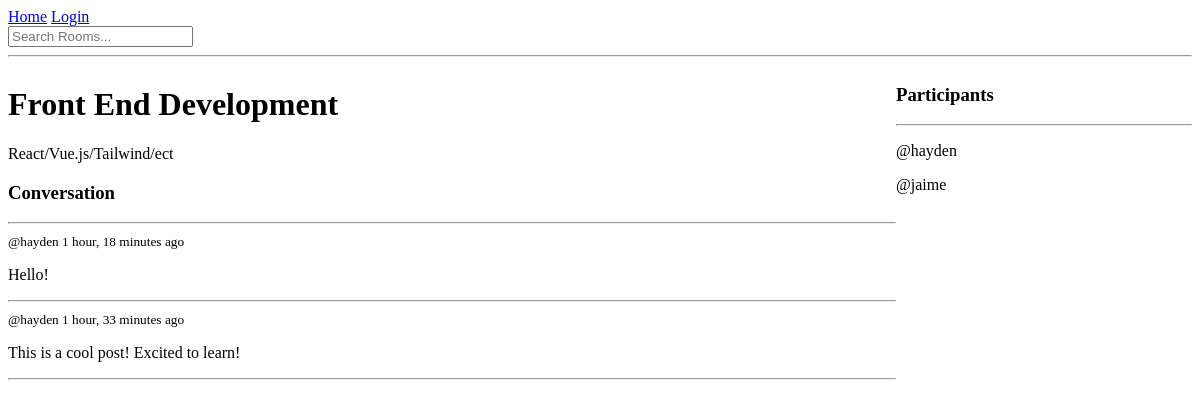
Before: /room/5/ with the older database file.
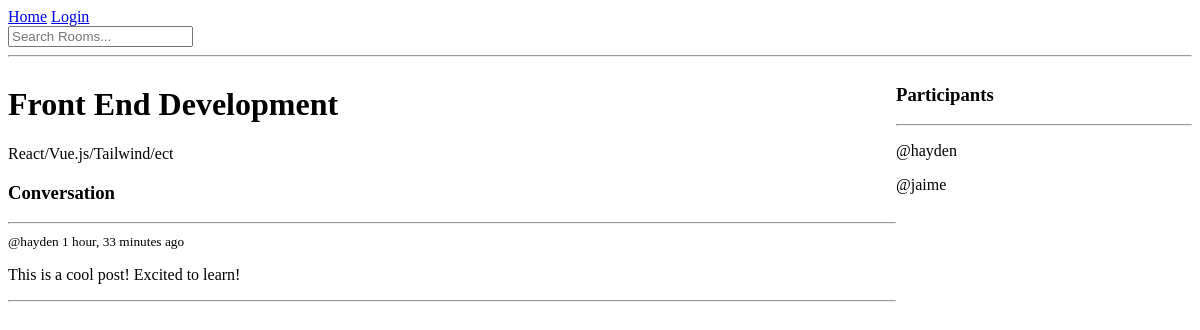
After: the same page with the newer database file.
### base/models.py (models this page shows, shortened)
class Message(models.Model):
  user = models.ForeignKey(User, on_delete=models.CASCADE)
  room = models.ForeignKey(Room, on_delete=models.CASCADE)
  body = models.TextField()
  updated = models.DateTimeField(auto_now=True)
  created = models.DateTimeField(auto_now_add=True)
  class Meta:
    ordering = ['-updated', '-created']

### base/views.py (the view, shortened to what this page needs)
# urls.py: path('room/<str:pk>/', views.room, name="room"),
def room(req, pk):
  room = Room.objects.get(id=pk)
  room_messages = room.message_set.all()
  participants = room.participants.all()
  context = {'room': room, 'room_messages': room_messages, 'participants': participants}
  return render(req, 'base/room.html', context)

### base/templates/base/room.html (shortened to what this page needs)
{% extends 'main.html' %} {% block content %}
<div class="room-container">
  <div>
    <h1>{{room.name}}</h1>
    <p>{{room.description}}</p>
    <div class="comment-wrapper">
      <h3>Conversation</h3>
      <hr />
      {% for message in room_messages %}
      <div>
        <small>@{{message.user}} {{message.created|timesince}} ago</small>
        <p>{{message.body}}</p>
        <hr />
      </div>
      {% endfor %}
    </div>
  </div>
  <div>
    <h3>Participants</h3>
    <hr />
    {% for user in participants %}
    <div>
      <p>@{{user.username}}</p>
    </div>
    {% endfor %}
  </div>
</div>
{% endblock content %}

Changed rows visible on the page:
removed Message: user "hayden", created "1 hour, 18 minutes", body "Hello!"
